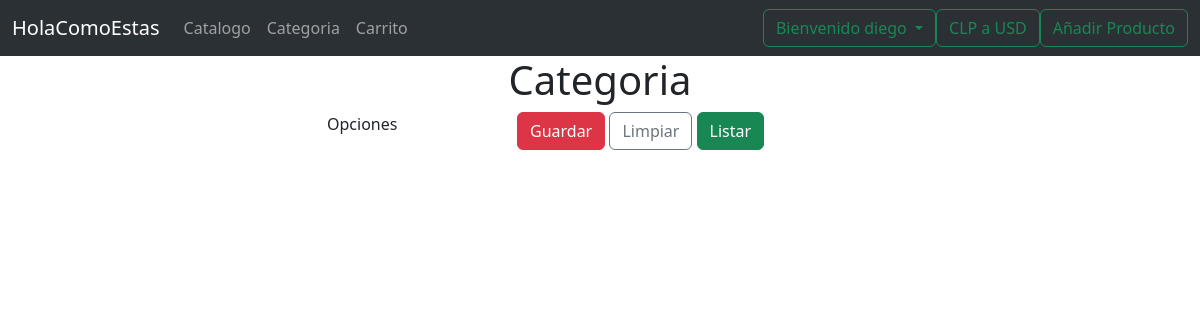
The app's page /market/editarCategoria/7 (signed in), older data.
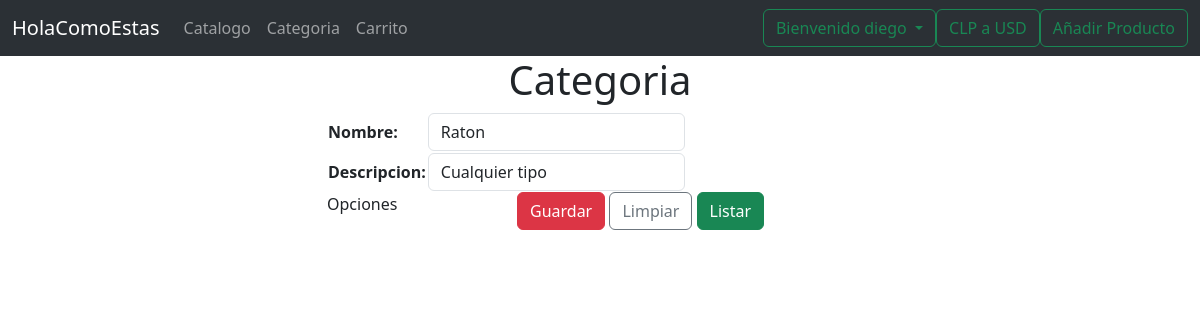
The same page, newer data.
### market/models.py (models this page shows, shortened)
class Categoria(models.Model):
    nombre = models.CharField(max_length=50)
    descripcion = models.TextField()

### market/views.py (the view)
# urls.py: path('editarCategoria/<int:pk>', views.editarCategoria, name='editarCategoria'),
@login_required
def editarCategoria(request, pk):
    context = {}
    try:
        item = Categoria.objects.get(pk=pk)
        context['item'] = item
        context['form'] = CategoriaForm(instance=item)
    except:
        context['error'] = 'Error al buscar el registro'
    return render(request, 'anadirCategoriaForm.html', context)

### market/forms.py
class CategoriaForm(forms.ModelForm):
    class Meta:
        model = Categoria
        fields = ['nombre', 'descripcion']
        labels = {
            'nombre': 'Nombre',
            'descripcion': 'Descripcion'
        }
        widgets = {
            'nombre': forms.TextInput(attrs={
                'class': 'form-control',
                'placeholder': 'Ingrese el nombre de la categoria'
                }),
            'descripcion': forms.TextInput(attrs={
                'class': 'form-control',
                'placeholder': 'Ingrese la descripcion de la categoria'
                })
        }

### market/templates/anadirCategoriaForm.html (shortened to what this page needs)
{% extends "plantillaBase.html" %}
{% block tituloPrincipal %} Categoria {% endblock %}
{% block contenido %}
<form action="{% url 'anadirCategoriaForm' %}" method="post" enctype="multipart/form-data">
    <div class="row">
        <div class="col-12 col-md-7 offset-md-3">
            <table>
                {{form.as_table}}
            </table>
        </div>
    </div>
    <div class="row">
        <div class="col-12 col-md-2 offset-md-3">Opciones</div>
        <div class="col-12 col-md-5">
            <input type="submit" name="btnGuardar" class="btn btn-danger" value="Guardar">
            <input type="submit" name="btnLimpiar" class="btn btn-outline-secondary" value="Limpiar">
            <a href="{% url 'listarCategoria' %}" class="btn btn-success">Listar</a>
        </div>
    </div>
</form>
{% endblock %}

Row changes from the older to the newer data that the page shows:
added Categoria: nombre "Raton", descripcion "Cualquier tipo"
Text that changed along with them:
text now shown: "Nombre: Descripcion:"
